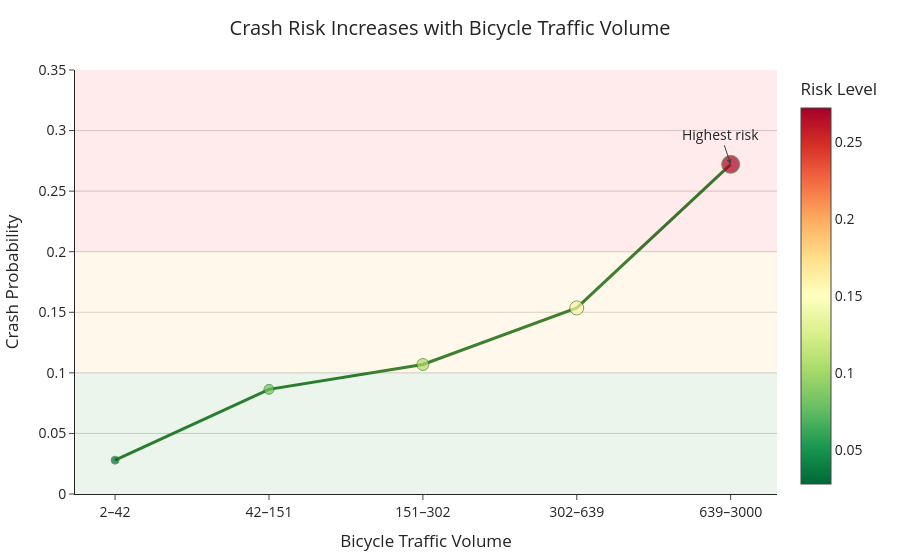

The cell this chart's notebook holds for it:
### Code cell
flow_risk = edges.groupby("flow_bin").agg(
    mean_risk=("crash_probability", "mean")
).reset_index()

flow_risk["flow_label"] = flow_risk["flow_bin"].apply(
    lambda x: f"{int(x.left)}–{int(x.right)}"
)

fig = px.line(
    flow_risk,
    x="flow_label",
    y="mean_risk",
    markers=True,
    labels={
        "flow_label": "Bicycle Traffic Volume",
        "mean_risk": "Crash Probability"
    },
    title="Crash Risk Increases with Bicycle Traffic Volume"
)

fig.update_traces(
    mode="lines+markers",
    line=dict(width=3, color="#2E7D32"),
    marker=dict(
        size=[8, 10, 12, 14, 18],  # increasing emphasis
        color=flow_risk["mean_risk"],
        colorscale="RdYlGn_r",
        showscale=True,
        colorbar=dict(title="Risk Level")
    )
)

fig.add_hrect(y0=0, y1=0.1, fillcolor="green", opacity=0.08, line_width=0)
fig.add_hrect(y0=0.1, y1=0.2, fillcolor="orange", opacity=0.08, line_width=0)
fig.add_hrect(y0=0.2, y1=0.35, fillcolor="red", opacity=0.08, line_width=0)

max_idx = flow_risk["mean_risk"].idxmax()
fig.add_annotation(
    x=flow_risk.loc[max_idx, "flow_label"],
    y=flow_risk.loc[max_idx, "mean_risk"],
    text="Highest risk",
    showarrow=True,
    arrowhead=2
)

fig.update_layout(
    template="simple_white",
    title_x=0.5,
    font=dict(size=14),
    xaxis=dict(showgrid=False),
    yaxis=dict(showgrid=True, gridcolor="lightgray"),
    margin=dict(l=40, r=40, t=70, b=40)
)

fig.show()

### Figure 1 — Plotly figure (JSON) as saved in the notebook; plotly's stock layout.template omitted (floating-point values rounded to 4 significant figures)
{"data": [{"hovertemplate": "Bicycle Traffic Volume=%{x}<br>Crash Probability=%{y}<extra></extra>", "legendgroup": "", "line": {"color": "#2E7D32", "dash": "solid", "width": 3}, "marker": {"color": [0.02794, 0.08639, 0.1069, 0.1536, 0.2721], "colorbar": {"title": {"text": "Risk Level"}}, "colorscale": [[0, "rgb(0,104,55)"], [0.1, "rgb(26,152,80)"], [0.2, "rgb(102,189,99)"], [0.3, "rgb(166,217,106)"], [0.4, "rgb(217,239,139)"], [0.5, "rgb(255,255,191)"], [0.6, "rgb(254,224,139)"], [0.7, "rgb(253,174,97)"], [0.8, "rgb(244,109,67)"], [0.9, "rgb(215,48,39)"], [1, "rgb(165,0,38)"]], "showscale": true, "size": [8, 10, 12, 14, 18], "symbol": "circle"}, "mode": "lines+markers", "name": "", "orientation": "v", "showlegend": false, "type": "scatter", "x": ["2–42", "42–151", "151–302", "302–639", "639–3000"], "xaxis": "x", "y": [0.02794, 0.08639, 0.1069, 0.1536, 0.2721], "yaxis": "y"}], "layout": {"annotations": [{"arrowhead": 2, "showarrow": true, "text": "Highest risk", "x": "639–3000", "y": 0.2721}], "font": {"size": 14}, "legend": {"tracegroupgap": 0}, "margin": {"b": 40, "l": 40, "r": 40, "t": 70}, "shapes": [{"fillcolor": "green", "line": {"width": 0}, "opacity": 0.08, "type": "rect", "x0": 0, "x1": 1, "xref": "x domain", "y0": 0, "y1": 0.1, "yref": "y"}, {"fillcolor": "orange", "line": {"width": 0}, "opacity": 0.08, "type": "rect", "x0": 0, "x1": 1, "xref": "x domain", "y0": 0.1, "y1": 0.2, "yref": "y"}, {"fillcolor": "red", "line": {"width": 0}, "opacity": 0.08, "type": "rect", "x0": 0, "x1": 1, "xref": "x domain", "y0": 0.2, "y1": 0.35, "yref": "y"}], "title": {"text": "Crash Risk Increases with Bicycle Traffic Volume", "x": 0.5}, "xaxis": {"anchor": "y", "domain": [0, 1], "showgrid": false, "title": {"text": "Bicycle Traffic Volume"}}, "yaxis": {"anchor": "x", "domain": [0, 1], "gridcolor": "lightgray", "showgrid": true, "title": {"text": "Crash Probability"}}}}
